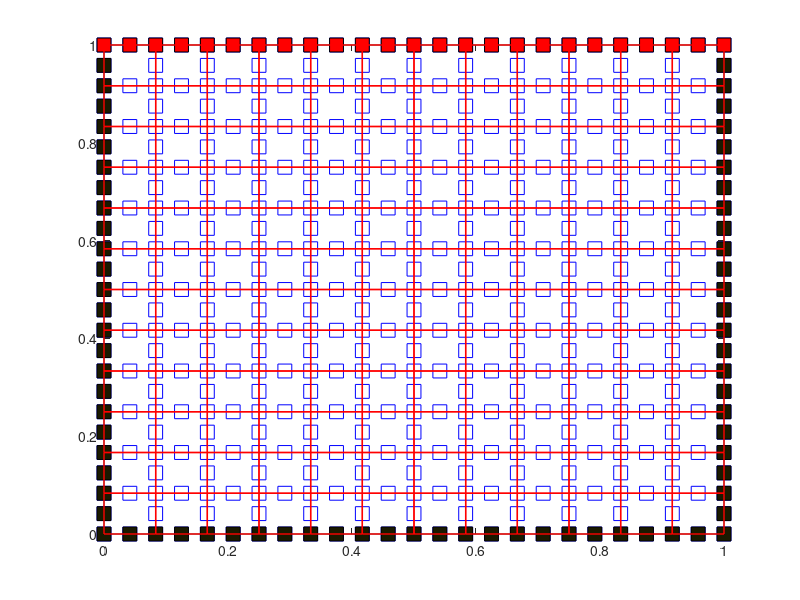

Here is the MATLAB script that generated this plot: (Note: this script raises an error after producing the figure.)
clc 
clear all
close all
q=0;
mu=0.0001;
nex=12;
ney=12;
net=nex*ney;
nx1=(2*nex + 1);
nx2=(nex + 1);
ny2=(ney +1);
ny=(2*ney + 1);
nn=nx1*ny-net;nnp=nx2*ny2;
Lx=1.0;Ly=1.0;
dx1=Lx/(2*nex);dx2=Lx/(nex);
dy1=Ly/(2*ney);dy2=Ly/(ney);
xe=zeros(2*nn,1);xep=zeros(2*nnp,1);
u=zeros(2*nn+(nex+1)*(ney+1),1);
ii=0;
nbc=zeros(nn,2);
jj=0;jnb=0;
%%%%%%%%%%%%%%%%%%%%% nodos velocidad%%%%%%%%%%%%%
for j=1:ny
    
    if (rem(j,2)==0)
        dx=dx2;dy=dy1;
        nx=nx2;
    else
        dx=dx1;dy=dy1;
        nx=nx1;
    end
    
    for i=1:nx
         ii=ii + 1;jj=jj +1;
       
        xe(2*ii-1,1)=dx*(i-1);
        xe(2*ii,1)=dy*(j-1);
         plot(xe(2*ii-1),xe(2*ii),'-s','MarkerEdgeColor','b','MarkerSize',10,'MarkerFaceColor',[1 1 1])
         hold on
         %plot(x,y,'-s','MarkerSize',10,'MarkerFaceColor',[1 1 1])
        if ( xe(2*ii-1,1)<=Lx & xe(2*ii,1)== Ly ) 
        jnb=jnb+1;
        nbc(jnb,1)=ii;
        u(ii,1)=1.0;
        u(nn+ii,1)=0.0;
        nbc(jnb,2)=1;
        plot(xe(2*nbc(jnb,1)-1),xe(2*nbc(jnb,1)),'-s','MarkerEdgeColor','k','MarkerSize',10,'MarkerFaceColor',[1 0.0 0.0])
        hold on
        elseif( xe(2*ii-1,1)==0.0 & xe(2*ii,1)<= Ly )%xe(2*ii-1,1)==Lx & xe(2*ii,1)<= Ly)
            jnb =jnb +1;
            nbc(jnb,1)=ii;
            nbc(jnb,2)=1;
            u(ii,1)=0;
            u(nn+ii,1)=0.0;
            plot(xe(2*nbc(jnb,1)-1),xe(2*nbc(jnb,1)),'-s','MarkerEdgeColor','k','MarkerSize',10,'MarkerFaceColor',[0.1 0.1 0.0])
            hold on
          elseif( xe(2*ii-1,1)==Lx & xe(2*ii,1)<= Ly)
            jnb =jnb +1;
            nbc(jnb,1)=ii;
            nbc(jnb,2)=1;
            u(ii,1)=0;
            u(nn+ii,1)=0.0;
            plot(xe(2*nbc(jnb,1)-1),xe(2*nbc(jnb,1)),'-s','MarkerEdgeColor','k','MarkerSize',10,'MarkerFaceColor',[0.1 0.1 0.0])
            hold on
        elseif (xe(2*ii-1,1)<=Lx & xe(2*ii,1)== 0.0)
         jnb=jnb+1;
         nbc(jnb,1)=ii;
        u(ii,1)=0.0;
        u(nn+ii,1)=0.0;
        nbc(jnb,2)=0.0;
         plot(xe(2*nbc(jnb,1)-1),xe(2*nbc(jnb,1)),'-s','MarkerEdgeColor','k','MarkerSize',10,'MarkerFaceColor',[0.1 0.1 0.0]) 
        end
        
         
          
        
    end 
end
 jnb
 %%%%%%%%%%%%%%%%%%%%%%%%%%%%%%%%% nodos presion%%%%%%%%%%%%%%%%%
 ii=0;jj=0;
 for j=1:ny2
   
    for i=1:nx2
        ii=ii + 1;jj=jj +1;
        xep(2*ii-1,1)=dx2*(i-1);
        xep(2*ii,1)=dy2*(j-1);

        
    end 
end
 %%%%%%%%%%%%%%%%%%%%%%%%%%%%%%%%%%%%%%%%%%%%%%%%%%%%%%%%%%%%%%%%%

nee=zeros(net,8); neep=zeros(net,4);
ii=1;iip=1; 
dx=dx2;dy=dy2;
%  pause
for i=1:nex
    for j=1:ney
    xi=dx*(i-1) + 0.5*dx;
    yi=dy*(j-1)+ 0.5*dy;
    %%%%%%%%%%%%%%%%% conectividad velocidad %%%%%%%%%%%%%%%%%%%%%%%%%%%%
     for k=1:nn
     dxe = xi - xe(2*k-1);
     dye = yi - xe(2*k);
     
     if(abs(dxe-0.5*dx)<1e-6 && abs(dye+(0.5*dy))<1e-6 ) 
         nee(ii,4)=k;
     end
     
     if(abs(dxe-0.5*dx)<1e-6 && abs(dye)<1e-6 ) 
         nee(ii,8)=k;
     end
     
     if (abs(dxe+(0.5*dx))<1e-6 && abs(dye+(0.5*dy))<1e-6)
          nee(ii,3)=k;
     end
     
    if (abs(dxe)<1e-6 && abs(dye+(0.5*dy))<1e-6)
          nee(ii,7)=k;
     end
     
     if (abs(dxe+(0.5*dx))<1e-6 && abs(dye)<1e-6)
          nee(ii,6)=k;
     end
     
     if ((abs(dxe-0.5*dx)<1e-6 && abs(dye-0.5*dy)<1e-6))
          nee(ii,1)=k;
     end
      
     if((abs(dxe)<1e-6 && abs(dye-0.5*dy)<1e-6))
          nee(ii,5)=k;
     end
     
     if((abs(dxe+ (0.5*dx))<1e-6 && abs(dye-0.5*dy)<1e-6))
          nee(ii,2)=k;
     end
 
     end
     ii =ii +1;
 %%%%%%%%%%%%%%%%%%%%%%%%%%%% conectividad presion %%%%%%%%%%%%%%%%%%%%
 for kii=1:nnp
     dxe = xi - xep(2*kii-1);
     dye = yi - xep(2*kii);
     
     if(abs(dxe-0.5*dx)<1e-6 && abs(dye+0.5*dy)<1e-6 )
         neep(iip,4)=kii;
     end
     
     if (abs(dxe+0.5*dx)<1e-6 && abs(dye+0.5*dy)<1e-6)
         neep(iip,3)=kii;
     end
     if ((abs(dxe-0.5*dx)<1e-6 && abs(dye-0.5*dy)<1e-6))
         neep(iip,1)=kii;
     end
     
     if((abs(dxe+0.5*dx)<1e-6 && abs(dye-0.5*dy)<1e-6))
         neep(iip,2)=kii;
     end
     
 end
 iip =iip +1;
 %%%%%%%%%%%%%%%%%%%%%%%%%%%%%%%%%%%%%%%%%%%%%%%%%%%%%%%%%%%%%%%%%%%%%%
    end
end
% axis([0.5*dx (Lx + 0.5*dx) 0.5*dy (Ly + 0.5*dy)])
nee;
ni=8;
xee=zeros(4,2);vgest=zeros(2*nn,1);
for i=1:net
   for j=1:ni
       xe(2*nee(i,j)-1); %#ok<NOEFF>
       xe(2*nee(i,j)); %#ok<NOEFF>
       if (j<=4)
       xee(j,1)=xe(2*nee(i,j)-1);
       xee(j,2)=xe(2*nee(i,j));
       end
       vgest(nee(i,j),1)=1e-9;
       vgest(nn+nee(i,j),1)=1e-9;
   end   
% xee = [0 0; 1 0; 1 1];
face = [1 2 3 4];
%figure
patch('Faces',face,'Vertices',xee,'EdgeColor','red','FaceColor','none','LineWidth',1);
hold on
end
%%%%%%%%%%%%%%%%%%%%%%%%%%%%%%%%%%%
ur=zeros(3*nn,1);
%  ur(1:2*nn,1)=vgest;
for i=1:jnb
   ii=nbc(i,1);
    vgest(ii,1)=u(ii,1);
    vgest(nn+ii,1)=0.0;
    ur(ii,1)=u(ii,1);
    ur(nn+ii,1)=u(nn+ii,1); 
end
%%%%%%%%%%%%%%%%%%%%%%%%%%%%%%%%%%%%%%

 kee=zeros(2*nn+(nex+1)*(ney+1),2*nn+(nex+1)*(ney+1));
 qee=zeros(2*nn+(nex+1)*(ney+1),1);

 nfu=8;nfp=4;
%  pause
  for i=1:net
 
 ni=2;
 xi=zeros(ni,2);
 wi=ones(ni,2);
 wi(:,1)=1;
%  wi(:,2)=8/9;
 xi(1,1)= -sqrt(1/3);%xi(2)=0;
 xi(1,2)=  -sqrt(1/3);
%  xi(2,1)=   0;%xi(2)=0;
%  xi(2,2)=   0;
 xi(2,1)=   sqrt(1/3);%xi(2)=0;
 xi(2,2)=   sqrt(1/3);
% % %  ke(:,:) =0.0;  
Jacb=zeros(2,2);
  for k1=1:nfu
    for k2=1:nfu
%         
   int_k=0.0;     
 for ii=1:ni
      for jj=1:ni
     xii=(xi(ii,1));
     yii=(xi(jj,2));
     f(1)= 0.25*(1-xii)*(1-yii)*(-xii-yii-1);dfdx(1,1)=0.25*(1-yii)*(1+(2*xii-1)+yii);dfdx(1,2)=0.25*(1-xii)*(1+xii+(2*yii-1));
     f(2)= 0.25*(1+xii)*(1-yii)*(xii-yii-1);dfdx(2,1)=0.25*(1-yii)*((1+2*xii)-yii-1);dfdx(2,2)=0.25*(1+xii)*(-xii+(2*yii-1)+1);
     f(3)= 0.25*(1+xii)*(1+yii)*(xii+yii-1);dfdx(3,1)=0.25*(1+yii)*((1+2*xii)+yii-1);dfdx(3,2)=0.25*(1+xii)*(xii+(1+2*yii)-1);
     f(4)= 0.25*(1-xii)*(1+yii)*(-xii+yii-1);dfdx(4,1)=0.25*(1+yii)*((2*xii-1)-yii+1);dfdx(4,2)=0.25*(1-xii)*(-xii+(1+2*yii)-1);
     f(5)= 0.5*(1-xii^2)*(1-yii);dfdx(5,1)=-xii*(1-yii);dfdx(5,2)=-0.5*(1-xii^2);
     f(6)= 0.5*(1+xii)*(1-yii^2);dfdx(6,1)= 0.5*(1-yii^2);dfdx(6,2)=-yii*(1+xii);
     f(7)= 0.5*(1-xii^2)*(1+yii);dfdx(7,1)=-xii*(1+yii);dfdx(7,2)=0.5*(1-xii^2);
     f(8)= 0.5*(1-xii)*(1-yii^2);dfdx(8,1)=-0.5*(1-yii^2);dfdx(8,2)=-(1-xii)*yii;
     for j1=1:2
         jnx=0;jny=0;
             for i1=1:nfu
             jnx = jnx +xe(2*nee(i,i1)-1)*dfdx(i1,j1);
             jny = jny +xe(2*nee(i,i1))*dfdx(i1,j1);
             end
             Jacb(j1,1)=jnx; 
             Jacb(j1,2)=jny; 
     end
%      Jacb(1,1)=2/dx;Jacb(1,2)=0;Jacb(2,1)=0;Jacb(2,2)=2/dx;
     jd=det(Jacb);
     iJacob=inv(Jacb);
     dxx=(iJacob(1,1)*dfdx(k1,1) + iJacob(1,2)*dfdx(k1,2))*(iJacob(1,1)*dfdx(k2,1) + iJacob(1,2)*dfdx(k2,2) );
     dyy=(iJacob(2,1)*dfdx(k1,1) + iJacob(2,2)*dfdx(k1,2))*(iJacob(2,1)*dfdx(k2,1) + iJacob(2,2)*dfdx(k2,2) );
     
     int_k =  int_k + jd*wi(ii,1)*wi(jj,2)*(mu*dxx + mu*dyy);
      end
 end


 ii=nee(i,k1); jj=nee(i,k2);
 kee(ii,jj)= kee(ii,jj) + int_k;
 kee(nn+ii,nn+jj)= kee(ii + nn,jj + nn) + int_k;
    end
  end
Jacb=zeros(2,2); Jacbp=zeros(2,2);
 %%%%%%%%%%%%%%%%%%%%%%%%%%%%%%%%%%%%%%%%%%%%%%%%%%%%%%%%%%%%%%%%%%%%%%%%%%%%%%%%%%%%%%%%%%%%
  ni=2;
 xi=zeros(ni,2);
 wi=ones(ni,2);
 wi(:,1)=1;
% %  wi(2)=8/9;
 xi(1,1)= -sqrt(1/3);%xi(2)=0;
 xi(1,2)=  -sqrt(1/3);
 xi(2,1)=   sqrt(1/3);%xi(2)=0;
 xi(2,2)=  sqrt(1/3);
 
   for k1=1:nfu
    for k2=1:nfp
%         
   int_kpx=0.0; int_kpy=0.0;    int_kux=0.0;    int_kvy=0.0;        
 for ii=1:ni
      for jj=1:ni
      xii=(xi(ii,1));
     yii=(xi(jj,2));
     fp(1,1)= 0.25*(1-xii)*(1-yii);dfdxp(1,1)=-0.25*(1-yii);dfdxp(1,2)=-0.25*(1-xii);
     fp(2,1)= 0.25*(1+xii)*(1-yii);dfdxp(2,1)=0.25*(1-yii);dfdxp(2,2)=-0.25*(1+xii);
     fp(3,1)= 0.25*(1+xii)*(1+yii);dfdxp(3,1)=0.25*(1+yii);dfdxp(3,2)=0.25*(1+xii);
     fp(4,1)= 0.25*(1-xii)*(1+yii);dfdxp(4,1)=-0.25*(1+yii);dfdxp(4,2)=0.25*(1-xii);
     
     f(1)= 0.25*(1-xii)*(1-yii)*(-xii-yii-1);dfdx(1,1)=0.25*(1-yii)*(1+(2*xii-1)+yii);dfdx(1,2)=0.25*(1-xii)*(1+xii+(2*yii-1));
     f(2)= 0.25*(1+xii)*(1-yii)*(xii-yii-1);dfdx(2,1)=0.25*(1-yii)*((1+2*xii)-yii-1);dfdx(2,2)=0.25*(1+xii)*(-xii+(2*yii-1)+1);
     f(3)= 0.25*(1+xii)*(1+yii)*(xii+yii-1);dfdx(3,1)=0.25*(1+yii)*((1+2*xii)+yii-1);dfdx(3,2)=0.25*(1+xii)*(xii+(1+2*yii)-1);
     f(4)= 0.25*(1-xii)*(1+yii)*(-xii+yii-1);dfdx(4,1)=0.25*(1+yii)*((2*xii-1)-yii+1);dfdx(4,2)=0.25*(1-xii)*(-xii+(1+2*yii)-1);
     f(5)= 0.5*(1-xii^2)*(1-yii);dfdx(5,1)=-xii*(1-yii);dfdx(5,2)=-0.5*(1-xii^2);
     f(6)= 0.5*(1+xii)*(1-yii^2);dfdx(6,1)= 0.5*(1-yii^2);dfdx(6,2)=-yii*(1+xii);
     f(7)= 0.5*(1-xii^2)*(1+yii);dfdx(7,1)=-xii*(1+yii);dfdx(7,2)=0.5*(1-xii^2);
     f(8)= 0.5*(1-xii)*(1-yii^2);dfdx(8,1)=-0.5*(1-yii^2);dfdx(8,2)=-(1-xii)*yii;
     
     for j1=1:2
         jnx=0;jny=0;
             for i1=1:nfp
             jnx = jnx +xe(2*nee(i,i1)-1)*dfdxp(i1,j1);%jnx = jnx +xep(2*neep(i,i1)-1)*dfdxp(i1,j1);
             jny = jny +xe(2*nee(i,i1))*dfdxp(i1,j1);%jny = jny +xep(2*neep(i,i1))*dfdxp(i1,j1);
             end
             Jacbp(j1,1)=jnx;
             Jacbp(j1,2)=jny;
             
              jnx=0;jny=0;
             for i1=1:nfu
             jnx = jnx +xe(2*nee(i,i1)-1)*dfdx(i1,j1);
             jny = jny +xe(2*nee(i,i1))*dfdx(i1,j1);
             end
             Jacb(j1,1)=jnx;
             Jacb(j1,2)=jny;
     end
%      Jacb(1,1)=2/dx;Jacb(1,2)=0;Jacb(2,1)=0;Jacb(2,2)=2/dx;
     jd=det(Jacb);  jdp=det(Jacbp);
     iJacob=inv(Jacb); iJacobp=inv(Jacbp);
     dxxp=(iJacobp(1,1)*dfdx(k2,1) + iJacobp(1,2)*dfdx(k2,2));
     dyyp=(iJacobp(2,1)*dfdx(k2,1) + iJacobp(2,2)*dfdx(k2,2));
     dxx=(iJacob(1,1)*dfdx(k1,1) + iJacob(1,2)*dfdx(k1,2));
     dyy=(iJacob(2,1)*dfdx(k1,1) + iJacob(2,2)*dfdx(k1,2));
     
     int_kpx =  int_kpx + jd*wi(ii,1)*wi(jj,2)*(dxx*fp(k2,1));
     int_kpy =  int_kpy + jd*wi(ii,1)*wi(jj,2)*(dyy*fp(k2,1));
     
     
%      int_kux =  int_kux + jd*wi(ii,1)*wi(jj,2)*(dxxp*f(k1,1)); 
%      int_kvy =  int_kvy + jd*wi(ii,1)*wi(jj,2)*(dyyp*f(k1,1));
      end
 end

%%
ii=nee(i,k1); jj=neep(i,k2);
kee(ii,jj + 2*nn)= kee(ii,jj+ 2*nn)              - int_kpx;
kee(ii + nn,jj + 2*nn)= kee(ii + nn,jj + 2*nn)   - int_kpy;

kee(jj + 2*nn, ii)     = kee(jj+ 2*nn,ii)        - int_kpx;
kee(jj + 2*nn, ii + nn)= kee(jj + 2*nn, ii + nn) - int_kpy;

%%
    end
  end
 
  end

for i=1:jnb
    %     if (nbc(i,2)==1)
    ii =nbc(i,1);
    kee(ii,:)=0.0;
    kee(ii,ii)=1.0;
    kee(ii+ nn,nn +1:2*nn)=0.0;
    kee(ii+ nn,ii+nn)=1.0;
   

end
% kuu
 qee=u;

kee;

%% 
u=(kee)\qee;
%%   pause
%% u=inv(kee)*qee; %#ok<MINV>
 usolx=zeros(nx,ny);
 usoly=zeros(nx,ny);
 Tintx = TriScatteredInterp( xe(1:2:2*nn - 1),xe(2:2:2*nn),u(1:nn),'natural'); %#ok<DTRIINT>
 Tinty = TriScatteredInterp( xe(1:2:2*nn - 1),xe(2:2:2*nn),u(nn+1:2*nn),'natural'); %#ok<DTRIINT>
 
% 
 ni = 70;dx = Lx/(ni - 1);
 [x y] = meshgrid(0:dx:Lx,0:dx:Lx);
 umx=zeros(ni,ni);umy=zeros(ni,ni);umm=zeros(ni,ni);
for i = 1: ni
    for j = 1:ni
        umx(i,j) = Tintx( x(i,j), y(i,j) );
        umy(i,j) = Tinty( x(i,j), y(i,j) );
        umm(i,j) = sqrt( umx(i,j)*umx(i,j)+umy(i,j)*umy(i,j) );
    end
end
figure; 
axes('FontSize',18,'LineWidth',1.5');
hold on;
contourf(x,y,umm)
axis([0 1 0 1]);
xlabel('x','FontSize',18)
ylabel('y','FontSize',18)
colorbar
hold off
figure; 
axes('FontSize',18,'LineWidth',1.5');
h2=quiver(x,y,umx,umy);
set(h2,'AutoScale','on', 'AutoScaleFactor',2.5)
axis([0 1 0 1.03]);
xlabel('x','FontSize',18)
ylabel('y','FontSize',18)
colorbar
